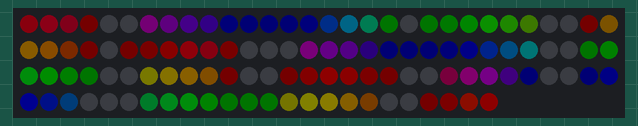
The sketch below on a simulated Arduino Uno, built with avr-gcc and run on an emulated ATmega328P. Shown: 114 RGB LEDs in strip order, left to right, continuing on the next row. Dim RGB values are drawn brighter than linear.

Above: at 3.16 s.
At 7.43 s:
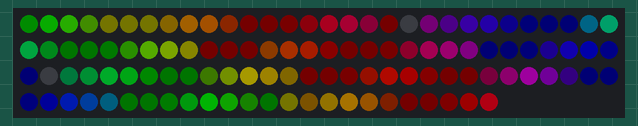
At 12.01 s:
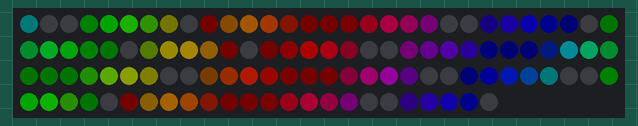
At 21.16 s:
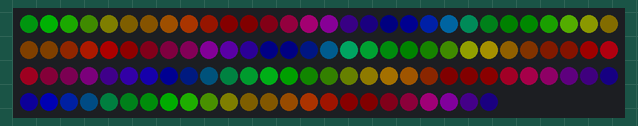
At 30.32 s:
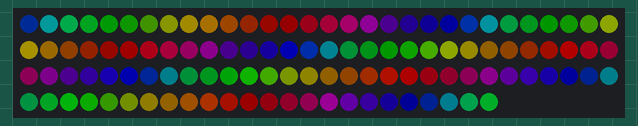
At 39.78 s:
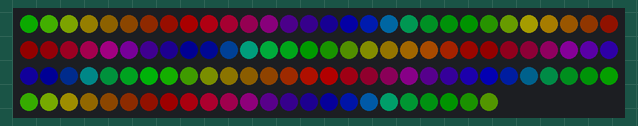

The sketch:

Pride2015.ino
```cpp
#include "FastLED.h"

#if FASTLED_VERSION < 3001000
#error "Requires FastLED 3.1 or later; check github for latest code."
#endif

#define LED_PIN     3
#define NUM_LEDS    114
#define BRIGHTNESS  64
#define FRAMES_PER_SECOND 60
#define MAX_POWER_MILLIAMPS 500
#define MAX_VOLTAGE 5

#define COLOR_ORDER GRB
#define CHIPSET     WS2812B


CRGB leds[NUM_LEDS];


void setup() {
  delay(3000); // sanity delay
  FastLED.addLeds<CHIPSET, LED_PIN, COLOR_ORDER>(leds, NUM_LEDS).setCorrection( TypicalLEDStrip );
  FastLED.setBrightness( BRIGHTNESS );
  FastLED.setMaxPowerInVoltsAndMilliamps( MAX_VOLTAGE, MAX_POWER_MILLIAMPS);
}


void loop()
{
  pride();
  FastLED.show();
}


// This function draws rainbows with an ever-changing,
// widely-varying set of parameters.
void pride()
{
  static uint16_t sPseudotime = 0;
  static uint16_t sLastMillis = 0;
  static uint16_t sHue16 = 0;

  uint8_t sat8 = beatsin88( 87, 220, 250);
  uint8_t brightdepth = beatsin88( 341, 96, 224);
  uint16_t brightnessthetainc16 = beatsin88( 203, (25 * 256), (40 * 256));
  uint8_t msmultiplier = beatsin88(147, 23, 60);

  uint16_t hue16 = sHue16;//gHue * 256;
  uint16_t hueinc16 = beatsin88(113, 1, 3000);

  uint16_t ms = millis();
  uint16_t deltams = ms - sLastMillis ;
  sLastMillis  = ms;
  sPseudotime += deltams * msmultiplier;
  sHue16 += deltams * beatsin88( 400, 5,9);
  uint16_t brightnesstheta16 = sPseudotime;

  for( uint16_t i = 0 ; i < NUM_LEDS; i++) {
    hue16 += hueinc16;
    uint8_t hue8 = hue16 / 256;

    brightnesstheta16  += brightnessthetainc16;
    uint16_t b16 = sin16( brightnesstheta16  ) + 32768;

    uint16_t bri16 = (uint32_t)((uint32_t)b16 * (uint32_t)b16) / 65536;
    uint8_t bri8 = (uint32_t)(((uint32_t)bri16) * brightdepth) / 65536;
    bri8 += (255 - brightdepth);

    CRGB newcolor = CHSV( hue8, sat8, bri8);

    uint16_t pixelnumber = i;
    pixelnumber = (NUM_LEDS-1) - pixelnumber;

    nblend( leds[pixelnumber], newcolor, 64);
  }
}
```
